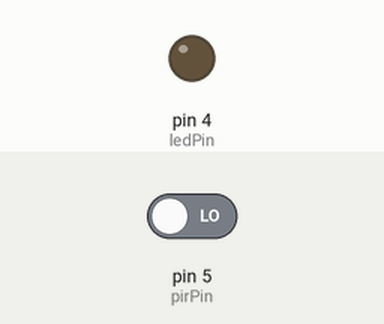
Simulated run of this sketch. Board: Arduino Uno, built with avr-gcc and run on an emulated ATmega328P. Shown: output pins drawn as LEDs (lit = HIGH). The test bench sets the inputs (shaded band); at power-on: pin 5 (pirPin) LOW.

Above: at 2.2 s.
2.3 s: pin 5 (pirPin) driven HIGH
At 3.1 s:
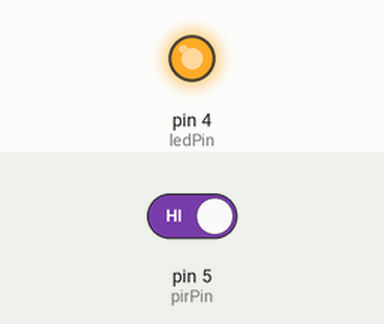
3.8 s: pin 5 (pirPin) driven LOW
At 4.2 s:
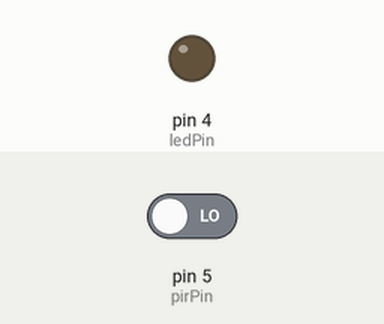
Timing chart, 0 to 6.8 s (numbered marks = the images above; inputs shaded):
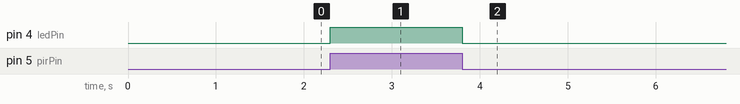

Measured:
- after the input at 2.3 s, pin 4 (ledPin): LOW → HIGH at once
- after the input at 3.8 s, pin 4 (ledPin): HIGH → LOW at once

The sketch:

pir-motion-sensor-esp8266.ino
```cpp
/* Code for PIR motion sensor and switching on LED if there is any motion */

int pirValue;
int ledPin = 4;
int pirPin = 5; // Input for HC-SR501


void setup() {
  pinMode(pirPin, INPUT);
  digitalWrite(ledPin, LOW);
  pinMode(ledPin, OUTPUT);
  delay(1000);
}

void loop() {
  pirValue = digitalRead(pirPin);
  Serial.println(pirValue);
  Serial.println("Pir");
  digitalWrite(ledPin, pirValue);

}
```
